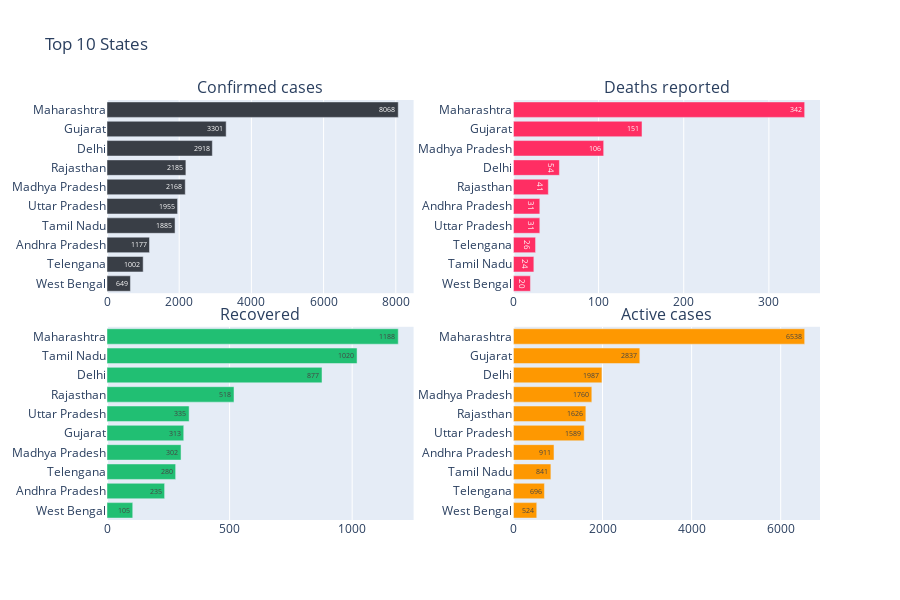

Write notebook code for a chart like this one.
### Code cell
#Creating Figures
plot_c = px.bar(top_10.sort_values('Confirmed') ,x="Confirmed",y = top_10.sort_values('Confirmed').index,
               text='Confirmed', orientation='h', color_discrete_sequence = [cnf])

plot_d = px.bar(top_10.sort_values('Deaths'),x="Deaths",y = top_10.sort_values('Deaths').index,
               text='Deaths', orientation='h', color_discrete_sequence = [dth])

plot_r = px.bar(top_10.sort_values('Cured'),x="Cured",y = top_10.sort_values('Cured').index,
               text='Cured', orientation='h', color_discrete_sequence = [rec])

plot_a = px.bar(top_10.sort_values('Active'),x="Active",y = top_10.sort_values('Active').index,
               text='Active', orientation='h', color_discrete_sequence = [act])


# plot
fig = make_subplots(rows=2, cols=2, shared_xaxes=False, horizontal_spacing=0.14, vertical_spacing=0.08,
                    subplot_titles=('Confirmed cases', 'Deaths reported', 'Recovered', 'Active cases'))

fig.add_trace(plot_c['data'][0],row=1, col=1)
fig.add_trace(plot_d['data'][0],row=1, col=2)
fig.add_trace(plot_r['data'][0],row=2, col=1)
fig.add_trace(plot_a['data'][0],row=2, col=2)

fig.update_layout(height=600 ,title_text="Top 10 States ")

### Figure 1 — Plotly figure (JSON) as saved in the notebook; plotly's stock layout.template omitted (floating-point values rounded to 4 significant figures)
{"data": [{"alignmentgroup": "True", "hoverlabel": {"namelength": 0}, "hovertemplate": "Confirmed=%{text}<br>y=%{y}", "legendgroup": "", "marker": {"color": "#393e46"}, "name": "", "offsetgroup": "", "orientation": "h", "showlegend": false, "text": [649, 1002, 1177, 1885, 1955, 2168, 2185, 2918, 3301, 8068], "textposition": "auto", "type": "bar", "x": [649, 1002, 1177, 1885, 1955, 2168, 2185, 2918, 3301, 8068], "xaxis": "x", "y": ["West Bengal", "Telengana", "Andhra Pradesh", "Tamil Nadu", "Uttar Pradesh", "Madhya Pradesh", "Rajasthan", "Delhi", "Gujarat", "Maharashtra"], "yaxis": "y"}, {"alignmentgroup": "True", "hoverlabel": {"namelength": 0}, "hovertemplate": "Deaths=%{text}<br>y=%{y}", "legendgroup": "", "marker": {"color": "#ff2e63"}, "name": "", "offsetgroup": "", "orientation": "h", "showlegend": false, "text": [20, 24, 26, 31, 31, 41, 54, 106, 151, 342], "textposition": "auto", "type": "bar", "x": [20, 24, 26, 31, 31, 41, 54, 106, 151, 342], "xaxis": "x2", "y": ["West Bengal", "Tamil Nadu", "Telengana", "Uttar Pradesh", "Andhra Pradesh", "Rajasthan", "Delhi", "Madhya Pradesh", "Gujarat", "Maharashtra"], "yaxis": "y2"}, {"alignmentgroup": "True", "hoverlabel": {"namelength": 0}, "hovertemplate": "Cured=%{text}<br>y=%{y}", "legendgroup": "", "marker": {"color": "#21bf73"}, "name": "", "offsetgroup": "", "orientation": "h", "showlegend": false, "text": [105, 235, 280, 302, 313, 335, 518, 877, 1020, 1188], "textposition": "auto", "type": "bar", "x": [105, 235, 280, 302, 313, 335, 518, 877, 1020, 1188], "xaxis": "x3", "y": ["West Bengal", "Andhra Pradesh", "Telengana", "Madhya Pradesh", "Gujarat", "Uttar Pradesh", "Rajasthan", "Delhi", "Tamil Nadu", "Maharashtra"], "yaxis": "y3"}, {"alignmentgroup": "True", "hoverlabel": {"namelength": 0}, "hovertemplate": "Active=%{text}<br>y=%{y}", "legendgroup": "", "marker": {"color": "#fe9801"}, "name": "", "offsetgroup": "", "orientation": "h", "showlegend": false, "text": [524, 696, 841, 911, 1589, 1626, 1760, 1987, 2837, 6538], "textposition": "auto", "type": "bar", "x": [524, 696, 841, 911, 1589, 1626, 1760, 1987, 2837, 6538], "xaxis": "x4", "y": ["West Bengal", "Telengana", "Tamil Nadu", "Andhra Pradesh", "Uttar Pradesh", "Rajasthan", "Madhya Pradesh", "Delhi", "Gujarat", "Maharashtra"], "yaxis": "y4"}], "layout": {"annotations": [{"font": {"size": 16}, "showarrow": false, "text": "Confirmed cases", "x": 0.215, "xanchor": "center", "xref": "paper", "y": 1, "yanchor": "bottom", "yref": "paper"}, {"font": {"size": 16}, "showarrow": false, "text": "Deaths reported", "x": 0.785, "xanchor": "center", "xref": "paper", "y": 1, "yanchor": "bottom", "yref": "paper"}, {"font": {"size": 16}, "showarrow": false, "text": "Recovered", "x": 0.215, "xanchor": "center", "xref": "paper", "y": 0.46, "yanchor": "bottom", "yref": "paper"}, {"font": {"size": 16}, "showarrow": false, "text": "Active cases", "x": 0.785, "xanchor": "center", "xref": "paper", "y": 0.46, "yanchor": "bottom", "yref": "paper"}], "height": 600, "title": {"text": "Top 10 States "}, "xaxis": {"anchor": "y", "domain": [0, 0.43]}, "xaxis2": {"anchor": "y2", "domain": [0.57, 1]}, "xaxis3": {"anchor": "y3", "domain": [0, 0.43]}, "xaxis4": {"anchor": "y4", "domain": [0.57, 1]}, "yaxis": {"anchor": "x", "domain": [0.54, 1]}, "yaxis2": {"anchor": "x2", "domain": [0.54, 1]}, "yaxis3": {"anchor": "x3", "domain": [0, 0.46]}, "yaxis4": {"anchor": "x4", "domain": [0, 0.46]}}}
